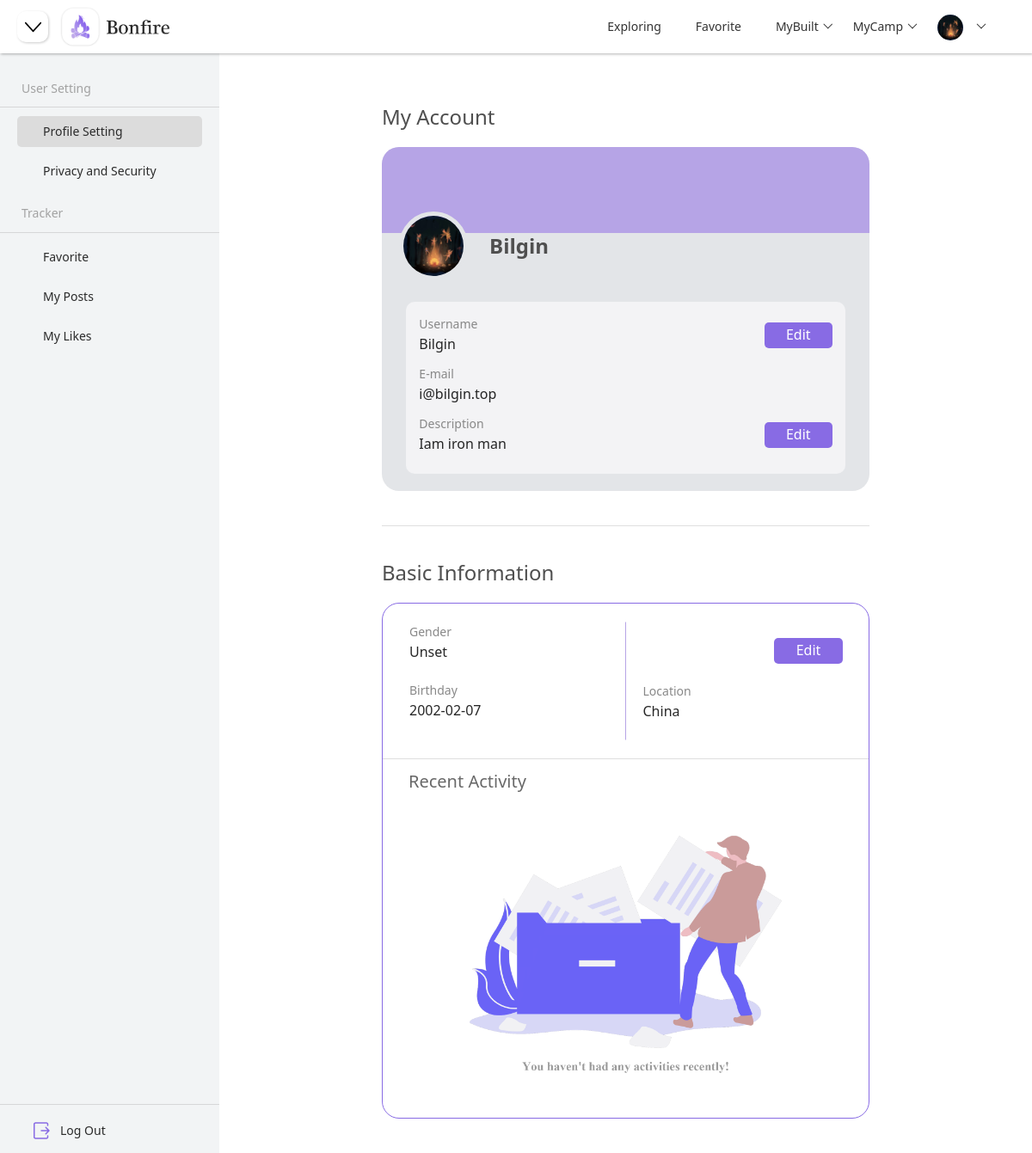
The app's page /user/profile (signed in), older data.
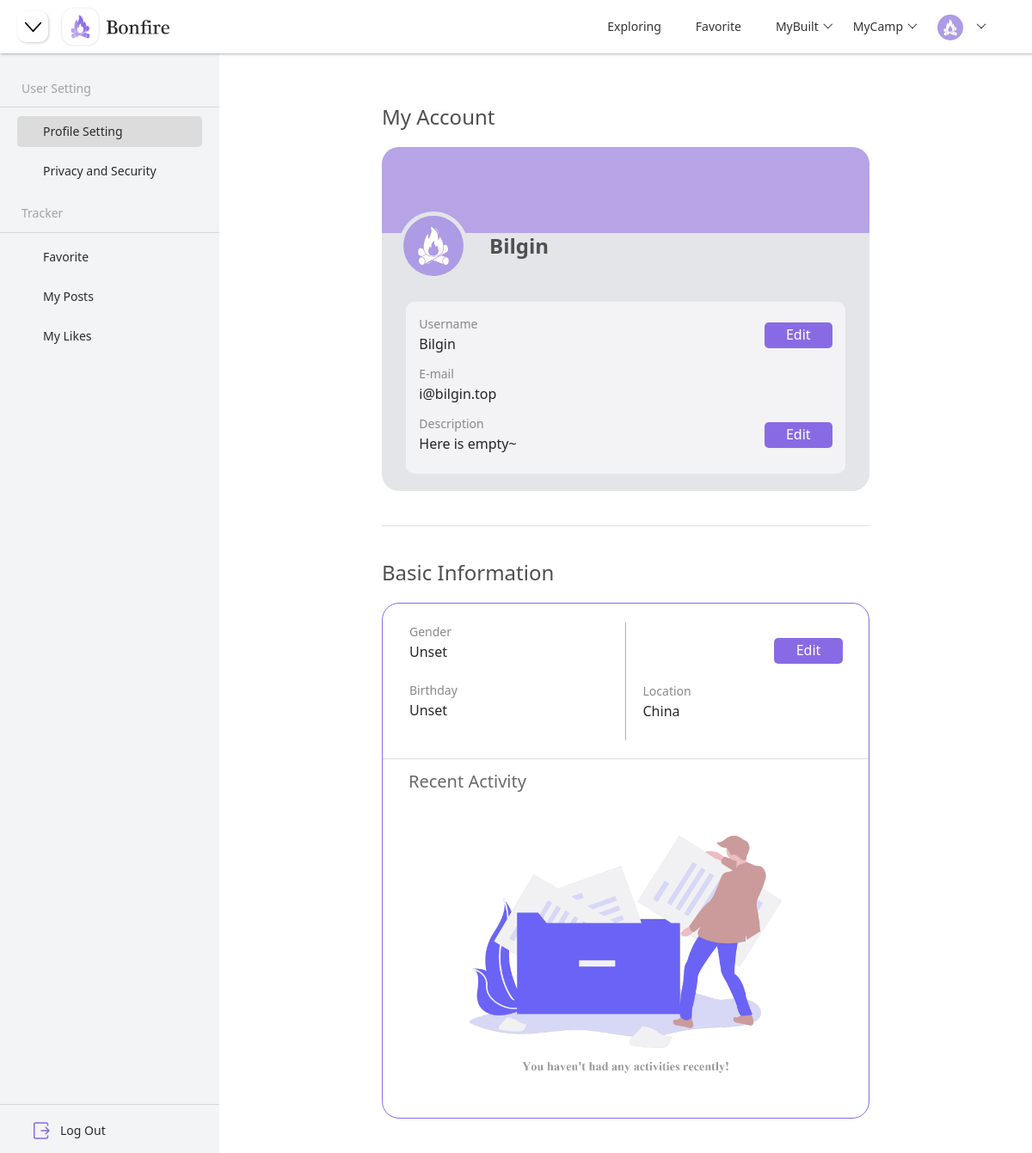
The same page, newer data.
### models.py (models this page shows)
class UserModel(db.Model):
    __tablename__ = "user"
    id = db.Column(db.Integer, primary_key=True, autoincrement=True)
    username = db.Column(db.String(200), nullable=False, unique=True)
    email = db.Column(db.String(100), nullable=False, unique=True)
    password = db.Column(db.String(200), nullable=False)
    avatar = db.Column(db.String(200), nullable=False, default="default.png")
    gender = db.Column(db.String(10), nullable=True)
    birthday = db.Column(db.DateTime, nullable=True)
    description = db.Column(db.String(200), nullable=True)
    join_time = db.Column(db.DateTime, default=datetime.now)

### blueprints/user.py (the view)
class Profile(Resource):
    def get(self):
        try:
            return render_template("profile.html", user=g.user, birthday=g.user.birthday.strftime("%Y-%m-%d"),
                               status="profile")
        except Exception as e:
            print(e)
            return render_template("profile.html", user=g.user,
                               status="profile")

### app.py (called while the page is built)
@app.before_request
def before_request():
    user_id = session.get("user_id")
    if user_id:
        try:
            user = UserModel.query.get(user_id)
            g.user = user
        except:
            g.user = None

@app.context_processor
def context_processor():
    if hasattr(g, "user"):
        return {"user": g.user}
    else:
        return {}

### blueprints/user.py (called while the page is built)
@api.representation('text/html')
def output_html(data, code, headers=None):
    if isinstance(data, str):
        resp = Response(data)
        return resp
    else:
        return Response(json.dumps(data), mimetype='application/json')

### templates/profile.html (shortened to what this page needs)
{% extends "components/index_navi.html" %}
{% block head %}
    <link rel="stylesheet" href="{{ url_for('static', filename='css/camp.css') }}">
    <link rel="stylesheet" href="{{ url_for('static', filename='css/profile.css') }}">
{% endblock %}
{% block navi_shrink %}
    <button class="justify-content-start shrink-btn" onclick="side()">
    </button>
{% endblock %}
{% block body %}
    {% include "components/profile_side.html" %}
    {% include "components/profile_container.html" %}
{% endblock %}

### templates/components/index_navi.html (shortened to what this page needs)
<!DOCTYPE html>
<html lang="en">
<head>
    <link rel="stylesheet" href="{{ url_for('static', filename='bootstrap/bootstrap@5.1.1.min.css') }}">
    <link rel="stylesheet" href="{{ url_for('static', filename='css/base.css') }}">
    <link rel="stylesheet" href="{{ url_for('static', filename='layui/css/layui.css') }}">
    {% block head %}{% endblock %}
</head>
<body>
<nav class="navbar navbar-expand-md nav-bar fixed-top">
    {% block navi_shrink %}{% endblock %}
    <img class="justify-content-start navi-logo"
         src={{ url_for("static", filename="images/nav-logo.png") }}>
    <div class="collapse navbar-collapse justify-content-end nav-content" id="collapsibleNavbar">
        <ul class="navbar-nav nav-title layui-nav">
            <li class="layui-nav-item">
                <a href="{{ url_for("index.index") }}">Exploring</a>
            </li>
            <li class="layui-nav-item">
                <a href="{{ url_for("index.index") }}">Favorite</a>
            </li>
            <li class="layui-nav-item">
                <a href="javascript:">MyBuilt</a>
            </li>
            <li class="layui-nav-item">
                <a href="javascript:">MyCamp</a>
            </li>
            <li class="layui-nav-item">
                <a href="javascript:;">
                    {% if user.avatar == "default.png" %}
                        <img src="{{ url_for('static', filename='images/default.png') }}" alt="avatar"
                             class="layui-nav-img">
                    {% else %}
                        <img class="layui-nav-img"
                             src="../static/upload/avatar/{{ user.avatar }}"
                             alt="avatar">
                    {% endif %}
                </a>
            </li>
        </ul>
    </div>
</nav>
{% block body %}{% endblock %}
</body>
</html>

### templates/components/profile_side.html (shortened to what this page needs)
<div class="container-fluid" id="main-body">
    <div class="side-menu profile-menu" id="side-menu">
        <div id="hide-menu">
            <p class="profile-title">User Setting</p>
            <hr class="segmentation">
            {% if status=="profile" %}
                <a class="pro-button active-profile" href="{{ url_for("user.profile") }}">
                    Profile Setting
                </a>
            {% else %}
                <a class="pro-button" href="{{ url_for("user.profile") }}">
                    Profile Setting
                </a>
            {% endif %}
            {% if status=="privacy" %}
                <a class="pro-button active-profile" href="{{ url_for("user.privacy") }}">
                    Privacy and Security
                </a>
            {% else %}
                <a class="pro-button" href="{{ url_for("user.privacy") }}">
                    Privacy and Security
                </a>
            {% endif %}
            <p class="profile-title" style="margin-top: 20px">Tracker</p>
            <hr class="segmentation">
            <a class="pro-button">
                Favorite
            </a>
            <a class="pro-button">
                My Posts
            </a>
            <a class="pro-button">
                My Likes
            </a>
            <div class="side-bottom">
                <hr class="segmentation">
                <div class="dropdown">
                    <ul class="nav nav-pills flex-column mb-auto " id="side-list">
                        <li class="nav-item nav-items">
                            <a href="{{ url_for('camp.camp') }}" class="nav-link list-items">
                                Log Out
                            </a>
                        </li>
                    </ul>
                </div>
            </div>
        </div>
    </div>
</div>

### templates/components/profile_container.html (shortened to what this page needs)
<div class="container-box" id="container-box">
    <div class="center" id="center-box">
        <h4 class="profile-page-title">My Account</h4>
        <div class="profile-container">
            <div class="profile-decoration"></div>
            <div class="avatar-container">
                {% if user.avatar == "default.png" %}
                    <img src="{{ url_for('static', filename='images/default.png') }}" alt="avatar" class="layui-nav-img profile-img" id="avatar">
                {% else %}
                    <img class="layui-nav-img profile-img" id="avatar" src="../static/upload/avatar/{{ user.avatar }}" alt="avatar">
                {% endif %}
                <p class="profile-username">{{ user.username }}</p>
            </div>
            <div class="profile-info">
                <div class="profile-info-block">
                    <div class="profile-info-area">
                        <p class="profile-info-title">Username</p>
                        <p class="profile-info-content">{{ user.username }}</p>
                    </div>
                    <button class="profile-info-button" onclick="edit_name()">Edit</button>
                </div>
                <div class="profile-info-block">
                    <div class="profile-info-area">
                        <p class="profile-info-title">E-mail</p>
                        <p class="profile-info-content">{{ user.email }}</p>
                    </div>
                </div>
                <div class="profile-info-block">
                    <div class="profile-info-area">
                        <p class="profile-info-title">Description</p>
                        {% if user.description == None %}
                            <p class="profile-info-content">Here is empty~</p>
                        {% else %}
                            <p class="profile-info-content">{{ user.description }}</p>
                        {% endif %}
                    </div>
                    <button class="profile-info-button" onclick="edit_description()">Edit</button>
                </div>
            </div>
        </div>
        <hr class="segmentation">
        <h4 class="profile-page-title profile-page-title-basic">Basic Information</h4>
        <div class="profile-basic-info-area">
            <div class="profile-basic-info">
                <div class="profile-basic-info-left">
                    <div class="profile-basic-info-block">
                        <div class="profile-basic-info-content">
                            <p class="profile-info-title">
                                Gender
                            </p>
                            {% if user.gender == None %}
                                <p class="profile-info-content">
                                    Unset
                                </p>
                            {% else %}
                                <p class="profile-info-content">
                                    {{ user.gender }}
                                </p>
                            {% endif %}
                        </div>
                    </div>
                    <div class="profile-basic-info-block">
                        <div class="profile-basic-info-content">
                            <p class="profile-info-title">
                                Birthday
                            </p>
                            {% if user.birthday == None %}
                                <p class="profile-info-content">
                                    Unset
                                </p>
                            {% else %}
                                <p class="profile-info-content">
                                    {{ birthday }}
                                </p>
                            {% endif %}
                        </div>
                    </div>
                </div>
                <div class="profile-basic-info-right">
                    <div class="profile-basic-btn-area">
                        <button class="profile-basic-info-edit" data-bs-toggle="modal" data-bs-target="#edit-profile">
                            Edit
                        </button>
                    </div>
                    <div class="profile-info-location">
                        <p class="profile-info-title">
                            Location
                        </p>
                        <p class="profile-info-content">
                            China
                        </p>
                    </div>
                </div>
            </div>
            <hr class="segmentation" id="profile-seg">
            <div class="my-activity">
                <div class="my-activity-title">
                    <p id="my-activity-title">Recent Activity</p>
                </div>
                <div class="no_activity">
                    <img id="no_activity" src="{{ url_for("static", filename="images/no_activity.png") }}">
                </div>
            </div>
        </div>
    </div>
</div>

### static/css/base.css (style rules this page uses)
html { scroll-behavior:smooth; }
* { margin: 0; padding: 0; box-sizing: border-box; }
li { list-style: none }
img { border: 0; vertical-align: middle }
button { cursor: pointer }
a { color: #D6D6D6; text-decoration: none !important; }
p { margin-bottom: unset !important; }
button, input { font-family: Microsoft YaHei, Heiti SC, tahoma, arial, Hiragino Sans GB, "\5B8B\4F53", sans-serif; border: 0; outline: none; }
.navi-logo { height: 46px; margin-left: 10px; }
.nav-bar { box-shadow: 1px 1px 3px rgb(0 0 0 / 30%); backdrop-filter: saturate(180%) blur(20px)!important; z-index: 99!important; }
.nav-content { margin-right: 30px; }
.nav-title a { color: #343434 !important; transition: ease 0.3s; }
.segmentation { color: gray; border-bottom: none !important; background-color: gray; }
.shrink-btn { margin-left: 20px; background-color: #ffffff; border-radius: 10px; width: 36px; height: 36px; box-shadow: 1px 1px 3px rgb(0 0 0 / 20%); transition: ease 0.3s; }
#shrink-svg { transition: ease 0.3s; }

### static/css/camp.css (style rules this page uses)
#main-body { display: flex; padding-left: 0; padding-right: 0; margin-top: 62px; }
@media (min-width: 751px) { #side-menu { position: fixed; display: flex; width: 255px; background-color: #f2f4f5; height: calc(100vh - 62px); transition: ease .5s; padding-top: 30px; overflow: hidden; flex-direction: column; left: 0; } }
@media screen and (min-width: 751px) { .container-box { display: flex; position: absolute; justify-content: center; width: calc(100vw - 255px); height: calc(100vh - 62px); transition: width .5s ease; right: 0; } }
@media screen and (min-width: 751px) { .center { width: calc(100vw - 500px); height: calc(100vh - 62px); overflow: scroll; overflow-x: hidden; } }
.side-bottom { position: absolute; width: 100%; bottom: 0; }
#side-list { flex-wrap: nowrap; margin-left: 20px; margin-right: 20px; margin-bottom: 0 !important; }
.list-items { display: flex; white-space: nowrap; height: 34px; width: 100%; align-items: center; overflow: hidden; color: #2B2B2B !important; font-size: 14px !important; flex-wrap: wrap; padding-bottom: 28px; margin-bottom: 10px; }

Row changes from the older to the newer data that the page shows:
changed UserModel "Bilgin": avatar: picture removed; description "Iam iron man" → (not shown); gender "Unset" → (not shown)
Text that changed along with them:
{{ birthday }}: "2002-02-07" → (not shown)
text now shown: "Here is empty~ Unset Unset"
